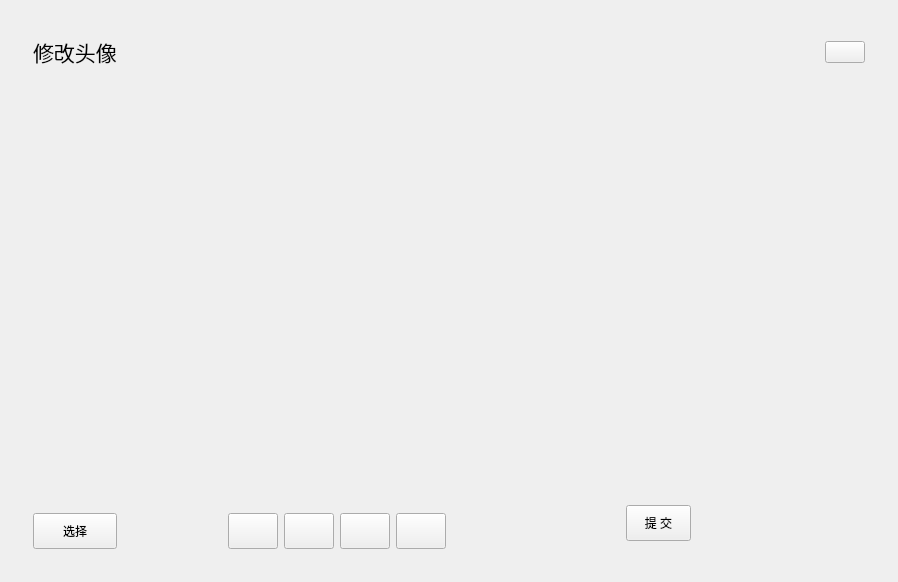
<?xml version="1.0" encoding="UTF-8"?>
<ui version="4.0">
 <class>AvatarChooseClass</class>
 <widget class="QWidget" name="AvatarChooseClass">
  <property name="geometry">
   <rect>
    <x>0</x>
    <y>0</y>
    <width>898</width>
    <height>582</height>
   </rect>
  </property>
  <property name="minimumSize">
   <size>
    <width>898</width>
    <height>582</height>
   </size>
  </property>
  <property name="maximumSize">
   <size>
    <width>898</width>
    <height>582</height>
   </size>
  </property>
  <property name="windowTitle">
   <string>AvatarChoose</string>
  </property>
  <property name="styleSheet">
   <string notr="true"/>
  </property>
  <layout class="QVBoxLayout" name="verticalLayout">
   <item>
    <widget class="QWidget" name="container" native="true">
     <layout class="QVBoxLayout" name="verticalLayout_2">
      <item>
       <widget class="QWidget" name="widget" native="true">
        <property name="minimumSize">
         <size>
          <width>0</width>
          <height>60</height>
         </size>
        </property>
        <property name="maximumSize">
         <size>
          <width>16777215</width>
          <height>60</height>
         </size>
        </property>
        <layout class="QHBoxLayout" name="horizontalLayout">
         <item>
          <widget class="QLabel" name="label">
           <property name="text">
            <string>&lt;html&gt;&lt;head/&gt;&lt;body&gt;&lt;p&gt;&lt;span style=&quot; font-size:16pt;&quot;&gt;修改头像&lt;/span&gt;&lt;/p&gt;&lt;/body&gt;&lt;/html&gt;</string>
           </property>
          </widget>
         </item>
         <item>
          <spacer name="horizontalSpacer">
           <property name="orientation">
            <enum>Qt::Orientation::Horizontal</enum>
           </property>
           <property name="sizeHint" stdset="0">
            <size>
             <width>705</width>
             <height>20</height>
            </size>
           </property>
          </spacer>
         </item>
         <item>
          <widget class="QPushButton" name="closeBtn">
           <property name="text">
            <string/>
           </property>
          </widget>
         </item>
        </layout>
       </widget>
      </item>
      <item>
       <widget class="QWidget" name="widget_2" native="true">
        <layout class="QHBoxLayout" name="horizontalLayout_4">
         <item>
          <layout class="QVBoxLayout" name="verticalLayout_3">
           <item>
            <widget class="AvatarCropperBox" name="avatarCropperbox" native="true">
             <property name="minimumSize">
              <size>
               <width>418</width>
               <height>386</height>
              </size>
             </property>
             <property name="maximumSize">
              <size>
               <width>386</width>
               <height>16777215</height>
              </size>
             </property>
            </widget>
           </item>
           <item>
            <layout class="QHBoxLayout" name="horizontalLayout_2">
             <item>
              <widget class="QPushButton" name="chooseBtn">
               <property name="minimumSize">
                <size>
                 <width>84</width>
                 <height>36</height>
                </size>
               </property>
               <property name="maximumSize">
                <size>
                 <width>84</width>
                 <height>36</height>
                </size>
               </property>
               <property name="text">
                <string>选择</string>
               </property>
              </widget>
             </item>
             <item>
              <spacer name="horizontalSpacer_2">
               <property name="orientation">
                <enum>Qt::Orientation::Horizontal</enum>
               </property>
               <property name="sizeHint" stdset="0">
                <size>
                 <width>40</width>
                 <height>20</height>
                </size>
               </property>
              </spacer>
             </item>
             <item>
              <widget class="QPushButton" name="zoomInBtn">
               <property name="minimumSize">
                <size>
                 <width>50</width>
                 <height>36</height>
                </size>
               </property>
               <property name="maximumSize">
                <size>
                 <width>50</width>
                 <height>36</height>
                </size>
               </property>
               <property name="text">
                <string/>
               </property>
              </widget>
             </item>
             <item>
              <widget class="QPushButton" name="zoomOutBtn">
               <property name="minimumSize">
                <size>
                 <width>50</width>
                 <height>36</height>
                </size>
               </property>
               <property name="maximumSize">
                <size>
                 <width>50</width>
                 <height>36</height>
                </size>
               </property>
               <property name="text">
                <string/>
               </property>
              </widget>
             </item>
             <item>
              <widget class="QPushButton" name="leftRotateBtn">
               <property name="minimumSize">
                <size>
                 <width>50</width>
                 <height>36</height>
                </size>
               </property>
               <property name="maximumSize">
                <size>
                 <width>50</width>
                 <height>36</height>
                </size>
               </property>
               <property name="text">
                <string/>
               </property>
              </widget>
             </item>
             <item>
              <widget class="QPushButton" name="rightRotateBtn">
               <property name="minimumSize">
                <size>
                 <width>50</width>
                 <height>36</height>
                </size>
               </property>
               <property name="maximumSize">
                <size>
                 <width>50</width>
                 <height>36</height>
                </size>
               </property>
               <property name="text">
                <string/>
               </property>
              </widget>
             </item>
            </layout>
           </item>
          </layout>
         </item>
         <item>
          <layout class="QVBoxLayout" name="verticalLayout_4">
           <item>
            <widget class="QWidget" name="widget_4" native="true">
             <property name="minimumSize">
              <size>
               <width>418</width>
               <height>386</height>
              </size>
             </property>
             <property name="maximumSize">
              <size>
               <width>418</width>
               <height>386</height>
              </size>
             </property>
             <layout class="QGridLayout" name="gridLayout">
              <item row="0" column="1">
               <spacer name="verticalSpacer_2">
                <property name="orientation">
                 <enum>Qt::Orientation::Vertical</enum>
                </property>
                <property name="sizeHint" stdset="0">
                 <size>
                  <width>20</width>
                  <height>75</height>
                 </size>
                </property>
               </spacer>
              </item>
              <item row="1" column="0">
               <spacer name="horizontalSpacer_5">
                <property name="orientation">
                 <enum>Qt::Orientation::Horizontal</enum>
                </property>
                <property name="sizeHint" stdset="0">
                 <size>
                  <width>91</width>
                  <height>20</height>
                 </size>
                </property>
               </spacer>
              </item>
              <item row="1" column="1">
               <widget class="QLabel" name="avatarLab">
                <property name="minimumSize">
                 <size>
                  <width>200</width>
                  <height>200</height>
                 </size>
                </property>
                <property name="maximumSize">
                 <size>
                  <width>200</width>
                  <height>200</height>
                 </size>
                </property>
                <property name="text">
                 <string/>
                </property>
                <property name="pixmap">
                 <pixmap resource="../../Resource.qrc">:/Resource/images/avatar.jpg</pixmap>
                </property>
                <property name="scaledContents">
                 <bool>true</bool>
                </property>
               </widget>
              </item>
              <item row="1" column="2">
               <spacer name="horizontalSpacer_6">
                <property name="orientation">
                 <enum>Qt::Orientation::Horizontal</enum>
                </property>
                <property name="sizeHint" stdset="0">
                 <size>
                  <width>91</width>
                  <height>20</height>
                 </size>
                </property>
               </spacer>
              </item>
              <item row="2" column="1">
               <spacer name="verticalSpacer">
                <property name="orientation">
                 <enum>Qt::Orientation::Vertical</enum>
                </property>
                <property name="sizeHint" stdset="0">
                 <size>
                  <width>20</width>
                  <height>75</height>
                 </size>
                </property>
               </spacer>
              </item>
             </layout>
            </widget>
           </item>
           <item>
            <layout class="QHBoxLayout" name="horizontalLayout_3">
             <item>
              <spacer name="horizontalSpacer_3">
               <property name="orientation">
                <enum>Qt::Orientation::Horizontal</enum>
               </property>
               <property name="sizeHint" stdset="0">
                <size>
                 <width>40</width>
                 <height>20</height>
                </size>
               </property>
              </spacer>
             </item>
             <item>
              <widget class="QPushButton" name="commitBtn">
               <property name="minimumSize">
                <size>
                 <width>65</width>
                 <height>36</height>
                </size>
               </property>
               <property name="maximumSize">
                <size>
                 <width>65</width>
                 <height>36</height>
                </size>
               </property>
               <property name="text">
                <string>提 交</string>
               </property>
              </widget>
             </item>
             <item>
              <spacer name="horizontalSpacer_4">
               <property name="orientation">
                <enum>Qt::Orientation::Horizontal</enum>
               </property>
               <property name="sizeHint" stdset="0">
                <size>
                 <width>40</width>
                 <height>20</height>
                </size>
               </property>
              </spacer>
             </item>
            </layout>
           </item>
          </layout>
         </item>
        </layout>
       </widget>
      </item>
     </layout>
    </widget>
   </item>
  </layout>
 </widget>
 <layoutdefault spacing="6" margin="11"/>
 <customwidgets>
  <customwidget>
   <class>AvatarCropperBox</class>
   <extends>QWidget</extends>
   <header>AvatarCropperBox.h</header>
   <container>1</container>
  </customwidget>
 </customwidgets>
 <resources>
  <include location="../../Resource.qrc"/>
 </resources>
 <connections>
  <connection>
   <sender>closeBtn</sender>
   <signal>clicked(bool)</signal>
   <receiver>AvatarChooseClass</receiver>
   <slot>hide()</slot>
   <hints>
    <hint type="sourcelabel">
     <x>850</x>
     <y>47</y>
    </hint>
    <hint type="destinationlabel">
     <x>448</x>
     <y>290</y>
    </hint>
   </hints>
  </connection>
 </connections>
</ui>
